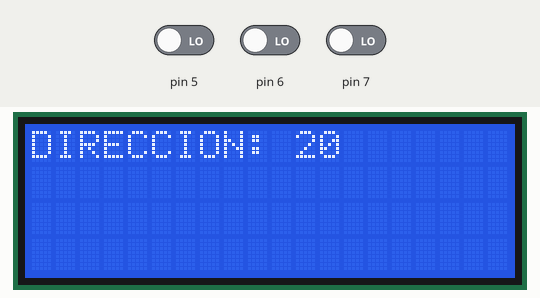
The sketch below on a simulated Arduino Uno, built with avr-gcc and run on an emulated ATmega328P. Parts: 20×4 character LCD. Inputs (shaded band) come from the test bench; at power-on: pin 7 LOW, pin 5 LOW, pin 6 LOW.

Above: at 1.2 s.
1.3 s: pin 7 driven HIGH
At 2.7 s:
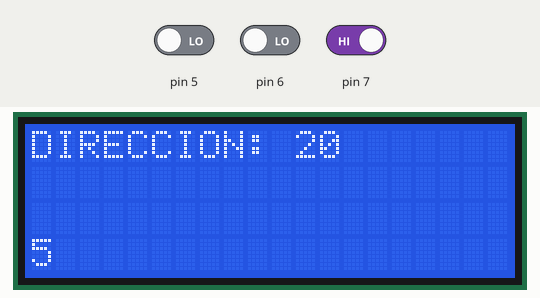
2.8 s: pin 5 driven HIGH
4.3 s: pin 5 driven LOW
At 5.8 s:
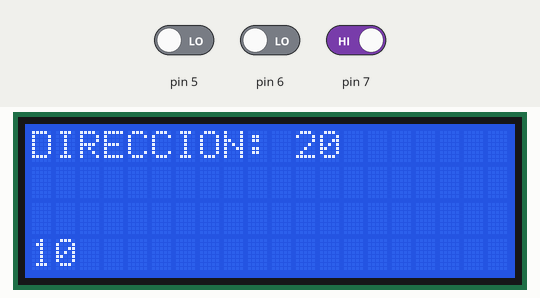
5.9 s: pin 5 driven HIGH and pin 6 driven HIGH
At 9.6 s:
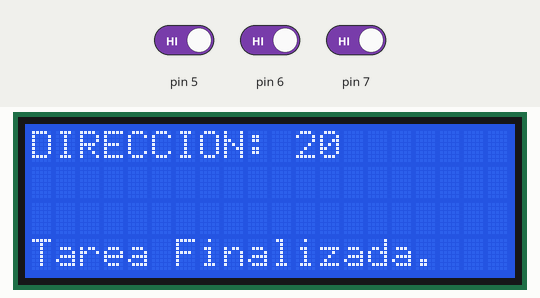
14.9 s: pin 6 driven LOW
Timing chart, 0 to 17.4 s (numbered marks = the images above; inputs shaded):
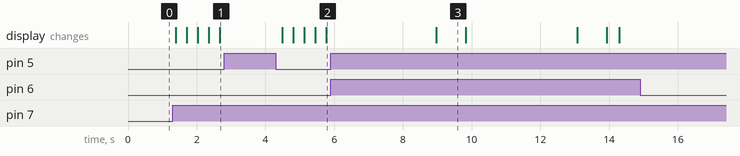

Measured:
- after the input at 1.3 s, the display: first changes after 0.08 s (image 1 shows a later state)
- after the input at 2.8 s, every drawn part: stays the same
- after the input at 4.3 s, the display: first changes after 0.19 s (image 2 shows a later state)
- after the input at 5.9 s, the display: changes after 3.1 s (image 3)
- after the input at 14.9 s, every drawn part: stays the same
- what the display in image 3 shows lasts 0.8 s, from 9.0 s to 9.8 s

The sketch:

slave.ino
```cpp
#include <Wire.h>
#include <LiquidCrystal.h>
LiquidCrystal lcd(13, 12, 11, 10, 9, 8);

int boton = 0;
int contador = 0;
char bandera = '0';

void setup()
{
  lcd.begin(20, 4);
  Wire.begin(20); //direccion
  lcd.print("DIRECCION: 20");
  Wire.onReceive(receiveEvent);
  Wire.onRequest(requestEvent);
  pinMode(7, INPUT);
  pinMode(6, INPUT);
  pinMode(5, INPUT);
}

void loop()
{
  delay(120);
  int boton = digitalRead(7);
  if (boton == HIGH)
  {
   bandera='1';
   contador++;
   lcd.setCursor(0, 3);
   lcd.print(contador);
   delay(200);
  }

  int boton2 = digitalRead(6);
  if (boton2 == HIGH)
  {
    delay(1500);
    boton2 = digitalRead(6);
    if (boton2 == HIGH)
    {
        delay(1500);
        boton2 = digitalRead(6);
        if (boton2 == HIGH)
        {
           bandera='f';
           contador=0;
           lcd.setCursor(0, 3);
           lcd.print("Tarea Finalizada.");
           delay(850);
           lcd.clear();
           lcd.print("DIRECCION: 20");
           delay(250);
        }
     }
  }


 int boton3 = digitalRead(5);
  if (boton3 == HIGH)
  {
    delay(1500);
    boton3 = digitalRead(5);
    if (boton3 == HIGH)
    {
        delay(1500);
        boton3 = digitalRead(5);
        if (boton3 == HIGH)
        {
           bandera='p';
           contador=0;
           lcd.setCursor(0, 3);
           lcd.print("Tarea Pausada.");
           delay(850);
           lcd.clear();
           lcd.print("DIRECCION: 20");
           delay(250);
        }
     }
  }


}

void receiveEvent(int howMany)
{
  int i = 0;
  while (Wire.available())
  {
   if(i==0)
   {
    char c = Wire.read();
    if(c=='1')
    {
        lcd.setCursor(0, 1);
    }
    if(c=='2')
    {
        lcd.setCursor(0, 2);
    }
    i++;
   }
   else
   {
    char c = Wire.read();
    lcd.print(c);
   }
  }
}

void requestEvent()
{
    Wire.write(bandera);
    bandera='0';
}
```
